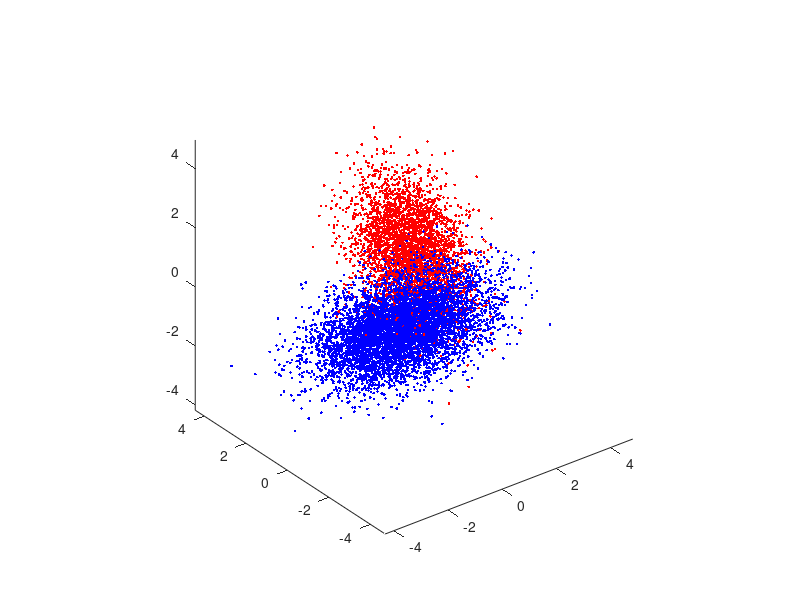

MATLAB code for this plot: (Note: this script raises an error after producing the figure.)
%% Homework 1: Question 1
%% Leonora Blodgett
clear all, close all,

N = 10000; % Number of samples
p0 = 0.65; p1 = 0.35; %class prior probabilities
u = rand(1,N)>=p0; N0 = length(find(u==0)); N1 = length(find(u==1));
mu0 = [-1/2;-1/2;-1/2]; Sigma0 = [1,-0.5,0.3;-0.5,1,-0.5;0.3,-0.5,1];
r0 = mvnrnd(mu0, Sigma0, N0);
figure(1), plot3(r0(:,1),r0(:,2),r0(:,3),'.b'); axis equal, hold on,
mu1 = [1;1;1]; Sigma1 = [1,0.3,-0.2;0.3,1,0.3;-0.2,0.3,1];
r1 = mvnrnd(mu1, Sigma1, N1);
figure(1), plot3(r1(:,1),r1(:,2),r1(:,3),'.r'); axis equal, hold on,

%% Question 1, Part A, section 2: Plot ROC curve 
n = 3; % number of feature dimensions
mu(:,1) = [-1/2;-1/2;-1/2]; mu(:,2) = [1;1;1];
Sigma(:,:,1) = [1,-0.5,0.3;-0.5,1,-0.5;0.3,-0.5,1]; Sigma(:,:,2) = [1,0.3,-0.2;0.3,1,0.3;-0.2,0.3,1];
p = [p0, p1];
label = rand(1,N) >= p(1);
Nc = [length(find(label==0)),length(find(label==1))]; % number of samples from each class
X = zeros(n,N); % save up space

for l = 0:1
    X(:,label==l) = mvnrnd(mu(:,l+1),Sigma(:,:,l+1),Nc(l+1))';
end

% Evaluate log-likelihoods
lambda = [0 1;1 0]; % loss values
gamma = (lambda(2,1)-lambda(1,1))/(lambda(1,2)-lambda(2,2)) * p(1)/p(2); %threshold
discriminantScore = log(evalGaussian(X,mu(:,2),Sigma(:,:,2)))-log(evalGaussian(X,mu(:,1),Sigma(:,:,1)));
decision = (discriminantScore >= log(gamma)); % LDA threshold not optimized to minimize its own E[Risk]!

% For ROC curve, counts FP, FN, TN, TP and errors 
[sortedScores,ind] = sort(discriminantScore,'ascend');
% Sweep gamma (tau) values from 0 to infinity
thresholdList = [min(sortedScores)-eps,(sortedScores(1:end-1)+sortedScores(2:end))/2, max(sortedScores)+eps];
for i = 1:length(thresholdList)
    tau = thresholdList(i);
    decisions = (discriminantScore >= tau);
    Ptn(i) = length(find(decisions==0 & label==0))/length(find(label==0)); % True Negative (decide 0 when L=0)
    Ptp(i) = length(find(decisions==1 & label==1))/length(find(label==1)); % True Positive (decide 1 when L=1)
    Pfp(i) = length(find(decisions==1 & label==0))/length(find(label==0)); % False Positive (decide 1 when L=0)
    Pfn(i) = length(find(decisions==0 & label==1))/length(find(label==1)); % False Negative (decide 0 when L=1)
    Perror(i) = sum(decisions~=label)/length(label); % Errors (decide 1 when L=0 or decide 0 when L=1)
end

% Plot ROC curve 
figure(3)
plot(Pfp,Ptp,'b.-','LineWidth',1.5),
xlabel('P(False+)'),ylabel('P(True+)'), title('ROC Curve for ERM Discriminant Scores'),

%% Question 1, Part A, section 3: 
% Find minimum error and threshold
[Pe_min, idxMin] = min(Perror);
optimized_tau = thresholdList(idxMin);
Ptp_emp = Ptp(idxMin);
Pfp_emp = Pfp(idxMin);

% Plot ROC again with the minimum-Perror point marked
figure(4);
plot(Pfp,Ptp,'b.-','LineWidth',1.5); hold on;
plot(Pfp_emp, Ptp_emp, 'go','MarkerSize',10,'LineWidth',2); % mark empirical min error
xlabel('False Positive Rate (FPR)');
ylabel('True Positive Rate (TPR)');
title('ROC Curve with Minimum-Error Operating Point');
axis([0 1 0 1]);


% Plot Perror with the minimum-Perror point marked
figure(5)
plot(thresholdList,Perror,'*m'); hold on;
plot(optimized_tau, Perror(idxMin), 'go','MarkerSize',10,'LineWidth',2); % mark empirical min error
xlabel('Thresholds'), ylabel('P(error) for ERM Discriminant Scores'),

% Print results
fprintf('Empirical min P(error) = %.4f at gamma = %.4f\n', Pe_min, exp(optimized_tau));
fprintf('Theoretical optimal gamma = %.4f\n', p0/p1);

%%%%%%%%%%%%%%%%%%%%%%%%%%%%%%%%%%%%%%%%%%%%%%%%%%%%%%%%%%%%%%%%%%%%%%%%%%%%%%%%%%%%%%%%%%%%%%%%%%%%%%%%%%%%%%%%%%%%%%%%%%%%%%%%%%%
%% Question 1, Part B: 
 % Falsely assume covariance matrix is identity matrix
Sigma(:,:,1) = eye(3); Sigma(:,:,2) = eye(3);

% repeat all the same steps as part A
for l = 0:1
    X(:,label==l) = mvnrnd(mu(:,l+1),Sigma(:,:,l+1),Nc(l+1))';
end

% Evaluate log-likelihoods
lambda = [0 1;1 0]; % loss values
gamma = (lambda(2,1)-lambda(1,1))/(lambda(1,2)-lambda(2,2)) * p(1)/p(2); %threshold
discriminantScore = log(evalGaussian(X,mu(:,2),Sigma(:,:,2)))-log(evalGaussian(X,mu(:,1),Sigma(:,:,1)));
decision = (discriminantScore >= log(gamma)); % LDA threshold not optimized to minimize its own E[Risk]!

% For ROC curve, counts FP, FN, TN, TP and errors 
[sortedScores,ind] = sort(discriminantScore,'ascend');
% Sweep gamma (tau) values from 0 to infinity
thresholdList = [min(sortedScores)-eps,(sortedScores(1:end-1)+sortedScores(2:end))/2, max(sortedScores)+eps];
for i = 1:length(thresholdList)
    tau = thresholdList(i);
    decisions = (discriminantScore >= tau);
    Ptn(i) = length(find(decisions==0 & label==0))/length(find(label==0)); % True Negative (decide 0 when L=0)
    Ptp(i) = length(find(decisions==1 & label==1))/length(find(label==1)); % True Positive (decide 1 when L=1)
    Pfp(i) = length(find(decisions==1 & label==0))/length(find(label==0)); % False Positive (decide 1 when L=0)
    Pfn(i) = length(find(decisions==0 & label==1))/length(find(label==1)); % False Negative (decide 0 when L=1)
    Perror(i) = sum(decisions~=label)/length(label); % Errors (decide 1 when L=0 or decide 0 when L=1)
end


% Find minimum error and threshold
[Pe_min, idxMin] = min(Perror);
optimized_tau = thresholdList(idxMin);
Ptp_emp = Ptp(idxMin);
Pfp_emp = Pfp(idxMin);

% Plot ROC with the minimum-Perror point marked
figure(4);
plot(Pfp,Ptp,'c.-','LineWidth',1.5); hold on;
plot(Pfp_emp, Ptp_emp, 'go','MarkerSize',10,'LineWidth',2); % mark empirical min error
xlabel('False Positive Rate (FPR)');
ylabel('True Positive Rate (TPR)');
title('ROC Curve with Minimum-Error Operating Point');
axis([0 1 0 1]);
legend("Correct ERM", "Minimum Perror ERM", "Naive Bayesian Classifier", "Minimum Perror NB")


% Plot Perror with the minimum-Perror point marked
figure(5)
plot(thresholdList,Perror,'*r'); hold on;
plot(optimized_tau, Perror(idxMin), 'go','MarkerSize',10,'LineWidth',2); % mark empirical min error
xlabel('Thresholds'), ylabel('P(error) for ERM Discriminant Scores'),
legend("Correct ERM", "Minimum Perror ERM", "Naive Bayesian Classifier", "Minimum Perror NB")

% Print results
fprintf('Empirical min P(error) = %.4f at gamma = %.4f\n', Pe_min, exp(optimized_tau));
fprintf('Theoretical optimal gamma = %.4f\n', p0/p1);
